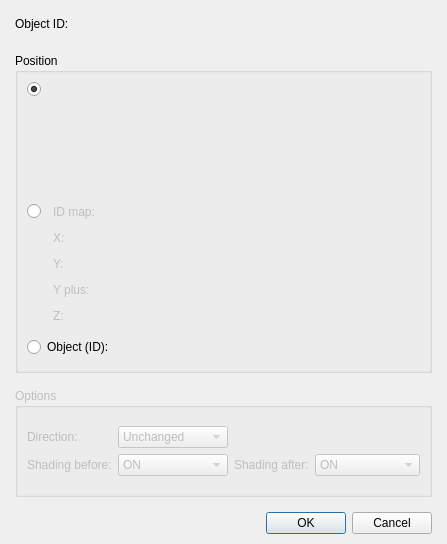
<?xml version="1.0" encoding="UTF-8"?>
<ui version="4.0">
 <class>DialogCommandTeleportObject</class>
 <widget class="QDialog" name="DialogCommandTeleportObject">
  <property name="geometry">
   <rect>
    <x>0</x>
    <y>0</y>
    <width>447</width>
    <height>544</height>
   </rect>
  </property>
  <property name="windowTitle">
   <string>Teleport object...</string>
  </property>
  <layout class="QGridLayout" name="gridLayout_3">
   <property name="leftMargin">
    <number>15</number>
   </property>
   <property name="topMargin">
    <number>10</number>
   </property>
   <property name="rightMargin">
    <number>15</number>
   </property>
   <property name="bottomMargin">
    <number>10</number>
   </property>
   <item row="0" column="0">
    <layout class="QVBoxLayout" name="verticalLayout_2">
     <property name="spacing">
      <number>15</number>
     </property>
     <item>
      <layout class="QHBoxLayout" name="horizontalLayout_2" stretch="0,0,1">
       <item>
        <widget class="QLabel" name="labelObjectID">
         <property name="text">
          <string>Object ID:</string>
         </property>
        </widget>
       </item>
       <item>
        <widget class="PanelPrimitiveValue" name="widgetObjectID" native="true">
         <property name="minimumSize">
          <size>
           <width>250</width>
           <height>27</height>
          </size>
         </property>
         <property name="maximumSize">
          <size>
           <width>250</width>
           <height>27</height>
          </size>
         </property>
        </widget>
       </item>
       <item>
        <spacer name="horizontalSpacer">
         <property name="orientation">
          <enum>Qt::Horizontal</enum>
         </property>
         <property name="sizeHint" stdset="0">
          <size>
           <width>103</width>
           <height>28</height>
          </size>
         </property>
        </spacer>
       </item>
      </layout>
     </item>
     <item>
      <widget class="QGroupBox" name="groupBoxPosition">
       <property name="maximumSize">
        <size>
         <width>16777215</width>
         <height>320</height>
        </size>
       </property>
       <property name="title">
        <string>Position</string>
       </property>
       <layout class="QGridLayout" name="gridLayout_2">
        <item row="0" column="0">
         <layout class="QVBoxLayout" name="verticalLayout_3">
          <item>
           <layout class="QHBoxLayout" name="horizontalLayout_3" stretch="0,1">
            <item>
             <layout class="QVBoxLayout" name="verticalLayout">
              <item>
               <widget class="QRadioButton" name="radioButtonSelect">
                <property name="text">
                 <string/>
                </property>
                <property name="checked">
                 <bool>true</bool>
                </property>
               </widget>
              </item>
              <item>
               <spacer name="verticalSpacer_2">
                <property name="orientation">
                 <enum>Qt::Vertical</enum>
                </property>
                <property name="sizeHint" stdset="0">
                 <size>
                  <width>18</width>
                  <height>41</height>
                 </size>
                </property>
               </spacer>
              </item>
             </layout>
            </item>
            <item>
             <widget class="PanelSelectPosition" name="panelSelectPosition" native="true">
              <property name="minimumSize">
               <size>
                <width>286</width>
                <height>111</height>
               </size>
              </property>
              <property name="maximumSize">
               <size>
                <width>16777215</width>
                <height>111</height>
               </size>
              </property>
             </widget>
            </item>
           </layout>
          </item>
          <item>
           <layout class="QGridLayout" name="gridLayout" columnstretch="0,0,0,1">
            <property name="verticalSpacing">
             <number>0</number>
            </property>
            <item row="0" column="0">
             <widget class="QRadioButton" name="radioButtonNumber">
              <property name="text">
               <string/>
              </property>
             </widget>
            </item>
            <item row="0" column="1">
             <widget class="QLabel" name="labelIDMap">
              <property name="enabled">
               <bool>false</bool>
              </property>
              <property name="text">
               <string>ID map:</string>
              </property>
             </widget>
            </item>
            <item row="0" column="2">
             <widget class="PanelPrimitiveValue" name="widgetIdMap" native="true">
              <property name="enabled">
               <bool>false</bool>
              </property>
              <property name="minimumSize">
               <size>
                <width>250</width>
                <height>27</height>
               </size>
              </property>
              <property name="maximumSize">
               <size>
                <width>250</width>
                <height>27</height>
               </size>
              </property>
             </widget>
            </item>
            <item row="0" column="3" rowspan="5">
             <spacer name="horizontalSpacer_3">
              <property name="orientation">
               <enum>Qt::Horizontal</enum>
              </property>
              <property name="sizeHint" stdset="0">
               <size>
                <width>38</width>
                <height>158</height>
               </size>
              </property>
             </spacer>
            </item>
            <item row="1" column="0" rowspan="4">
             <spacer name="verticalSpacer">
              <property name="orientation">
               <enum>Qt::Vertical</enum>
              </property>
              <property name="sizeHint" stdset="0">
               <size>
                <width>20</width>
                <height>128</height>
               </size>
              </property>
             </spacer>
            </item>
            <item row="1" column="1">
             <widget class="QLabel" name="labelX">
              <property name="enabled">
               <bool>false</bool>
              </property>
              <property name="text">
               <string>X:</string>
              </property>
             </widget>
            </item>
            <item row="1" column="2">
             <widget class="PanelPrimitiveValue" name="widgetX" native="true">
              <property name="enabled">
               <bool>false</bool>
              </property>
              <property name="minimumSize">
               <size>
                <width>250</width>
                <height>27</height>
               </size>
              </property>
              <property name="maximumSize">
               <size>
                <width>250</width>
                <height>27</height>
               </size>
              </property>
             </widget>
            </item>
            <item row="2" column="1">
             <widget class="QLabel" name="labelY">
              <property name="enabled">
               <bool>false</bool>
              </property>
              <property name="text">
               <string>Y:</string>
              </property>
             </widget>
            </item>
            <item row="2" column="2">
             <widget class="PanelPrimitiveValue" name="widgetY" native="true">
              <property name="enabled">
               <bool>false</bool>
              </property>
              <property name="minimumSize">
               <size>
                <width>250</width>
                <height>27</height>
               </size>
              </property>
              <property name="maximumSize">
               <size>
                <width>250</width>
                <height>27</height>
               </size>
              </property>
             </widget>
            </item>
            <item row="3" column="1">
             <widget class="QLabel" name="labelYPlus">
              <property name="enabled">
               <bool>false</bool>
              </property>
              <property name="text">
               <string>Y plus:</string>
              </property>
             </widget>
            </item>
            <item row="3" column="2">
             <widget class="PanelPrimitiveValue" name="widgetYplus" native="true">
              <property name="enabled">
               <bool>false</bool>
              </property>
              <property name="minimumSize">
               <size>
                <width>250</width>
                <height>27</height>
               </size>
              </property>
              <property name="maximumSize">
               <size>
                <width>250</width>
                <height>27</height>
               </size>
              </property>
             </widget>
            </item>
            <item row="4" column="1">
             <widget class="QLabel" name="labelZ">
              <property name="enabled">
               <bool>false</bool>
              </property>
              <property name="text">
               <string>Z:</string>
              </property>
             </widget>
            </item>
            <item row="4" column="2">
             <widget class="PanelPrimitiveValue" name="widgetZ" native="true">
              <property name="enabled">
               <bool>false</bool>
              </property>
              <property name="minimumSize">
               <size>
                <width>250</width>
                <height>27</height>
               </size>
              </property>
              <property name="maximumSize">
               <size>
                <width>250</width>
                <height>27</height>
               </size>
              </property>
             </widget>
            </item>
           </layout>
          </item>
         </layout>
        </item>
        <item row="1" column="0">
         <layout class="QHBoxLayout" name="horizontalLayout" stretch="0,0,1">
          <item>
           <widget class="QRadioButton" name="radioButtonObject">
            <property name="text">
             <string>Object (ID):</string>
            </property>
           </widget>
          </item>
          <item>
           <widget class="PanelPrimitiveValue" name="widgetObjectIDPosition" native="true">
            <property name="enabled">
             <bool>false</bool>
            </property>
            <property name="minimumSize">
             <size>
              <width>250</width>
              <height>27</height>
             </size>
            </property>
            <property name="maximumSize">
             <size>
              <width>250</width>
              <height>27</height>
             </size>
            </property>
           </widget>
          </item>
          <item>
           <spacer name="horizontalSpacer_5">
            <property name="orientation">
             <enum>Qt::Horizontal</enum>
            </property>
            <property name="sizeHint" stdset="0">
             <size>
              <width>38</width>
              <height>20</height>
             </size>
            </property>
           </spacer>
          </item>
         </layout>
        </item>
       </layout>
      </widget>
     </item>
     <item>
      <widget class="QGroupBox" name="groupBoxOptions">
       <property name="enabled">
        <bool>false</bool>
       </property>
       <property name="title">
        <string>Options</string>
       </property>
       <layout class="QGridLayout" name="gridLayout_5">
        <item row="0" column="0">
         <layout class="QGridLayout" name="gridLayout_4">
          <item row="0" column="0">
           <widget class="QLabel" name="labelDirection">
            <property name="text">
             <string>Direction:</string>
            </property>
           </widget>
          </item>
          <item row="0" column="1">
           <widget class="QComboBox" name="comboBoxDirection">
            <property name="minimumSize">
             <size>
              <width>110</width>
              <height>0</height>
             </size>
            </property>
            <property name="maximumSize">
             <size>
              <width>110</width>
              <height>16777215</height>
             </size>
            </property>
            <item>
             <property name="text">
              <string>Unchanged</string>
             </property>
            </item>
            <item>
             <property name="text">
              <string>North</string>
             </property>
            </item>
            <item>
             <property name="text">
              <string>South</string>
             </property>
            </item>
            <item>
             <property name="text">
              <string>West</string>
             </property>
            </item>
            <item>
             <property name="text">
              <string>East</string>
             </property>
            </item>
            <item>
             <property name="text">
              <string>North-West</string>
             </property>
            </item>
            <item>
             <property name="text">
              <string>North-East</string>
             </property>
            </item>
            <item>
             <property name="text">
              <string>South-West</string>
             </property>
            </item>
            <item>
             <property name="text">
              <string>South-East</string>
             </property>
            </item>
           </widget>
          </item>
          <item row="1" column="0">
           <widget class="QLabel" name="labelShadingBefore">
            <property name="text">
             <string>Shading before:</string>
            </property>
           </widget>
          </item>
          <item row="1" column="1">
           <widget class="QComboBox" name="comboBoxShadinBefore">
            <item>
             <property name="text">
              <string>ON</string>
             </property>
            </item>
            <item>
             <property name="text">
              <string>OFF</string>
             </property>
            </item>
           </widget>
          </item>
          <item row="1" column="2">
           <widget class="QLabel" name="labelShadingAfter">
            <property name="text">
             <string>Shading after:</string>
            </property>
           </widget>
          </item>
          <item row="1" column="3">
           <widget class="QComboBox" name="comboBoxShadingAfter">
            <item>
             <property name="text">
              <string>ON</string>
             </property>
            </item>
            <item>
             <property name="text">
              <string>OFF</string>
             </property>
            </item>
           </widget>
          </item>
          <item row="0" column="3">
           <spacer name="horizontalSpacer_2">
            <property name="orientation">
             <enum>Qt::Horizontal</enum>
            </property>
            <property name="sizeHint" stdset="0">
             <size>
              <width>178</width>
              <height>20</height>
             </size>
            </property>
           </spacer>
          </item>
         </layout>
        </item>
       </layout>
      </widget>
     </item>
     <item>
      <widget class="QDialogButtonBox" name="buttonBox">
       <property name="orientation">
        <enum>Qt::Horizontal</enum>
       </property>
       <property name="standardButtons">
        <set>QDialogButtonBox::Cancel|QDialogButtonBox::Ok</set>
       </property>
      </widget>
     </item>
    </layout>
   </item>
  </layout>
 </widget>
 <customwidgets>
  <customwidget>
   <class>PanelPrimitiveValue</class>
   <extends>QWidget</extends>
   <header>panelprimitivevalue.h</header>
   <container>1</container>
  </customwidget>
  <customwidget>
   <class>PanelSelectPosition</class>
   <extends>QWidget</extends>
   <header>panelselectposition.h</header>
   <container>1</container>
  </customwidget>
 </customwidgets>
 <resources/>
 <connections>
  <connection>
   <sender>buttonBox</sender>
   <signal>rejected()</signal>
   <receiver>DialogCommandTeleportObject</receiver>
   <slot>reject()</slot>
   <hints>
    <hint type="sourcelabel">
     <x>315</x>
     <y>430</y>
    </hint>
    <hint type="destinationlabel">
     <x>446</x>
     <y>400</y>
    </hint>
   </hints>
  </connection>
  <connection>
   <sender>buttonBox</sender>
   <signal>accepted()</signal>
   <receiver>DialogCommandTeleportObject</receiver>
   <slot>accept()</slot>
   <hints>
    <hint type="sourcelabel">
     <x>391</x>
     <y>437</y>
    </hint>
    <hint type="destinationlabel">
     <x>443</x>
     <y>445</y>
    </hint>
   </hints>
  </connection>
 </connections>
</ui>
